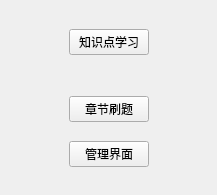
<?xml version="1.0" encoding="UTF-8"?>
<ui version="4.0">
 <class>WidgetType</class>
 <widget class="QWidget" name="WidgetType">
  <property name="geometry">
   <rect>
    <x>0</x>
    <y>0</y>
    <width>217</width>
    <height>195</height>
   </rect>
  </property>
  <property name="windowTitle">
   <string>模式选择</string>
  </property>
  <layout class="QGridLayout" name="gridLayout">
   <item row="0" column="1">
    <spacer name="verticalSpacer_2">
     <property name="orientation">
      <enum>Qt::Vertical</enum>
     </property>
     <property name="sizeHint" stdset="0">
      <size>
       <width>20</width>
       <height>15</height>
      </size>
     </property>
    </spacer>
   </item>
   <item row="1" column="0">
    <spacer name="horizontalSpacer">
     <property name="orientation">
      <enum>Qt::Horizontal</enum>
     </property>
     <property name="sizeHint" stdset="0">
      <size>
       <width>40</width>
       <height>20</height>
      </size>
     </property>
    </spacer>
   </item>
   <item row="1" column="1">
    <layout class="QVBoxLayout" name="verticalLayout">
     <property name="spacing">
      <number>1</number>
     </property>
     <item>
      <widget class="QPushButton" name="btnKN">
       <property name="text">
        <string>知识点学习</string>
       </property>
      </widget>
     </item>
     <item>
      <spacer name="spacerVBtn2">
       <property name="orientation">
        <enum>Qt::Vertical</enum>
       </property>
       <property name="sizeHint" stdset="0">
        <size>
         <width>20</width>
         <height>40</height>
        </size>
       </property>
      </spacer>
     </item>
     <item>
      <widget class="QPushButton" name="btnChapter">
       <property name="text">
        <string>章节刷题</string>
       </property>
      </widget>
     </item>
     <item>
      <spacer name="spacerVBtn">
       <property name="orientation">
        <enum>Qt::Vertical</enum>
       </property>
       <property name="sizeHint" stdset="0">
        <size>
         <width>20</width>
         <height>18</height>
        </size>
       </property>
      </spacer>
     </item>
     <item>
      <widget class="QPushButton" name="btnAdmin">
       <property name="text">
        <string>管理界面</string>
       </property>
      </widget>
     </item>
    </layout>
   </item>
   <item row="1" column="2">
    <spacer name="horizontalSpacer_2">
     <property name="orientation">
      <enum>Qt::Horizontal</enum>
     </property>
     <property name="sizeHint" stdset="0">
      <size>
       <width>40</width>
       <height>20</height>
      </size>
     </property>
    </spacer>
   </item>
   <item row="2" column="1">
    <spacer name="verticalSpacer">
     <property name="orientation">
      <enum>Qt::Vertical</enum>
     </property>
     <property name="sizeHint" stdset="0">
      <size>
       <width>20</width>
       <height>15</height>
      </size>
     </property>
    </spacer>
   </item>
  </layout>
 </widget>
 <resources/>
 <connections/>
</ui>
